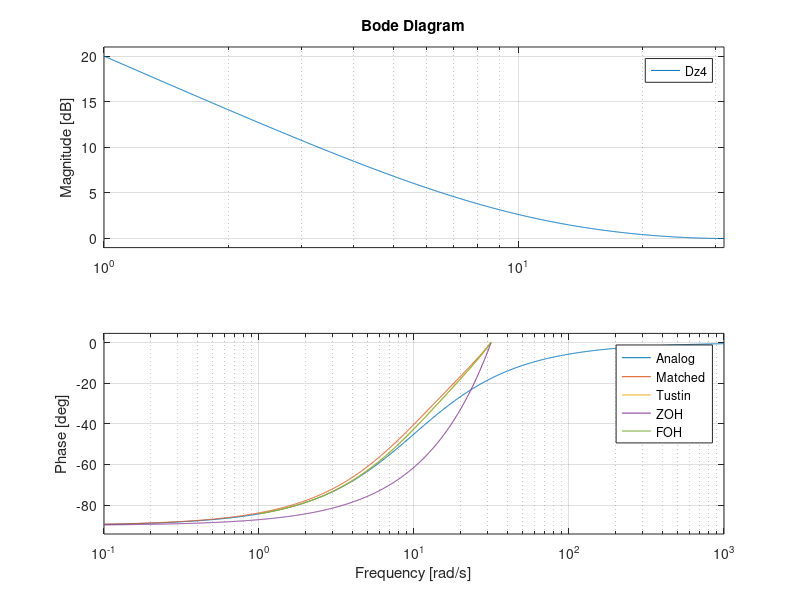

Here is the MATLAB script that generated this plot:

close all; clc;

% Compensador avanco-atraso analogico:
a = 10;
b = 0;
Ds = tf([1 a],[1 b])
bode(Ds);

% Aproximacao discreta:
T = 0.1;

% Mapeamento de polos e zeros:
Dz1 = c2d(Ds, T, 'matched')
hold on; bode(Dz1); pause;

% Trapezoidal ou Tustin:
Dz2 = c2d(Ds, T, 'tustin')
hold on; bode(Dz2); pause;

% Equivalencia de segurador ZOH:
Dz3 = c2d(Ds, T, 'zoh')
hold on; bode(Dz3); pause;

% Equivalencia de segurador FOH:
Dz4 = c2d(Ds, T, 'foh')
hold on; bode(Dz4);
legend('Analog','Matched','Tustin','ZOH','FOH')

